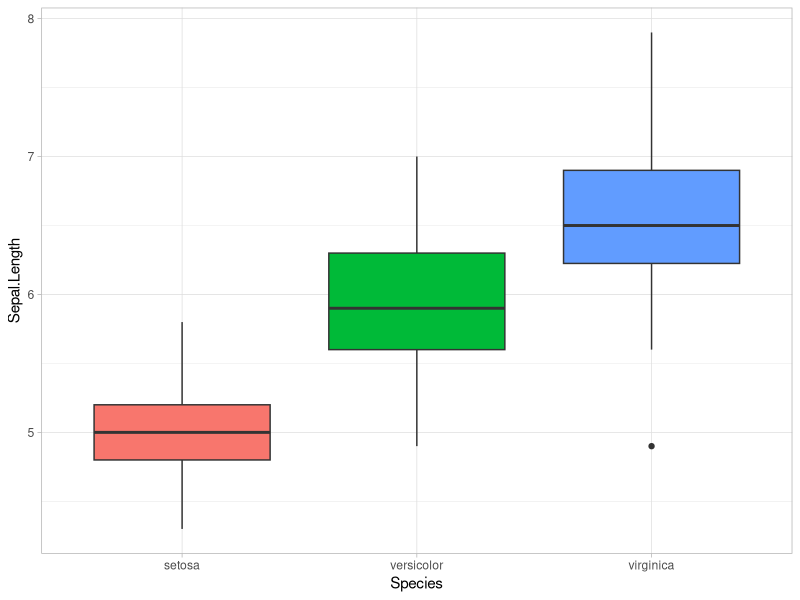

This chart was generated by the following R code: (Note: this script raises an error after producing the figure.)
## ---- chunk 1
options(htmltools.dir.version = FALSE)
knitr::opts_chunk$set(echo = TRUE,
                      warning = FALSE,
                      message = FALSE,
                      fig.align = "center", 
                      fig.width = 6, fig.height = 4)
## ---- chunk 2
library(ggplot2)
library(dplyr)
iris %>% 
  ggplot(data = ., aes(x = Species, y = Sepal.Length, fill = Species)) +
  geom_boxplot() +
  theme_light() + theme(legend.position = "none")
## ---- chunk 3
knitr::include_graphics("img/thanks.gif")
